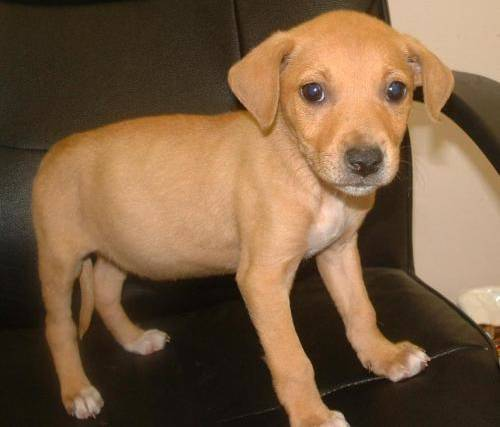
#> input picture pet.jpg, 500 x 427 px
$ python 'EXPT11(c)FAST Feature Detection.py'
#> lines starting #> are read from the running program, lines starting #| are printed output that depends on the picture
import cv2

# Read image
img = cv2.imread('pet.jpg', 0)
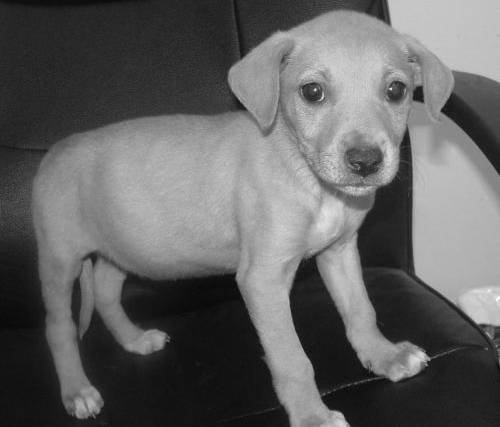
#> img: shape (427, 500); min 2, max 254, mean 98.8

# Create FAST detector
fast = cv2.FastFeatureDetector_create()

# Detect keypoints
keypoints = fast.detect(img, None)
#> keypoints = 1427 keypoints; strongest (x, y, size): (315, 89, 7), (391, 89, 7), (426, 364, 7), (441, 111, 7)

# Draw keypoints
img_fast = cv2.drawKeypoints(img, keypoints, None, color=(255,0,0))
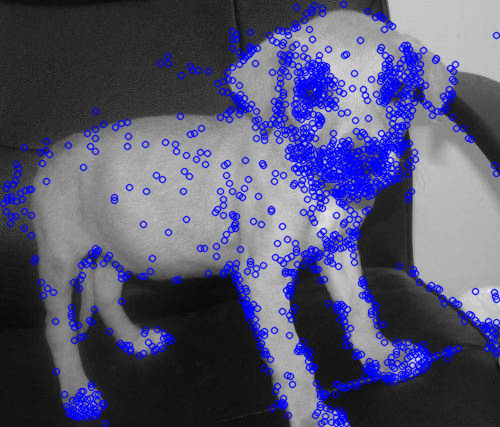
#> img_fast: shape (427, 500, 3); mean of channels 0, 1, 2 113.9, 84.6, 84.6; drawn as B, G, R

# Show result
cv2.imshow('FAST Features', img_fast)
cv2.waitKey(0)
cv2.destroyAllWindows()

$ run again, with Bear.jpg copied over pet.jpg
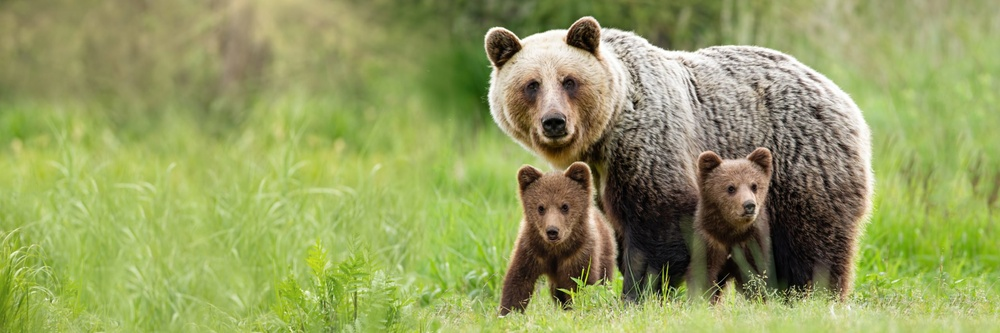
#> input picture Bear.jpg, 1000 x 333 px, shrunk from 2560 x 853 before the run
#> `img = cv2.imread('pet.jpg', 0)`:
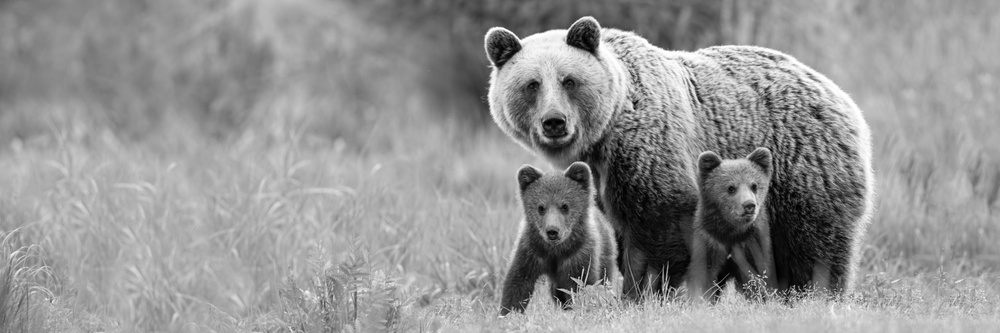
#> img: shape (333, 1000); min 0, max 255, mean 147.3
#> keypoints = 7873 keypoints; strongest (x, y, size): (758, 275, 7), (765, 283, 7), (765, 276, 7), (671, 287, 7)
#> `img_fast = cv2.drawKeypoints(img, keypoints, None, color=(255,0,0))`:
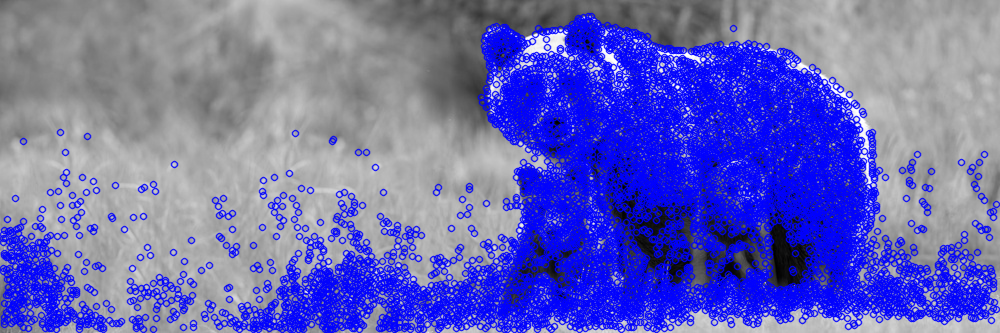
#> img_fast: shape (333, 1000, 3); mean of channels 0, 1, 2 184.9, 103.8, 103.8; drawn as B, G, R
